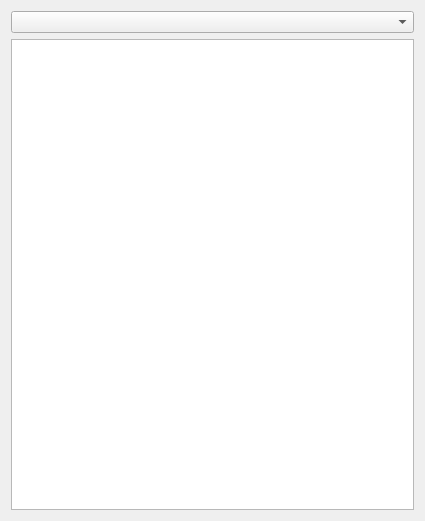
<?xml version="1.0" encoding="UTF-8"?>
<ui version="4.0">
 <class>FavoritesWin</class>
 <widget class="QDialog" name="FavoritesWin">
  <property name="geometry">
   <rect>
    <x>0</x>
    <y>0</y>
    <width>425</width>
    <height>521</height>
   </rect>
  </property>
  <property name="windowTitle">
   <string>Dialog</string>
  </property>
  <layout class="QVBoxLayout" name="verticalLayout">
   <item>
    <widget class="QComboBox" name="comboBox"/>
   </item>
   <item>
    <widget class="QTableWidget" name="tableWidget"/>
   </item>
  </layout>
 </widget>
 <resources/>
 <connections/>
</ui>
